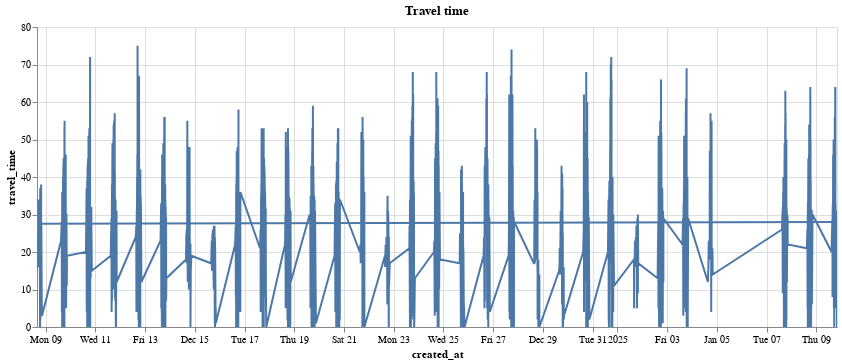

The notebook cell this image was saved under:
### Code cell
chart = (
    dfg.filter(pl.col("route_id") == "M1")
    .plot.line(x="created_at", y="travel_time")
    .properties(title="Travel time", width=800)
)
chart + chart.transform_regression("created_at", "travel_time").mark_line()

### Figure 1 — Vega-Lite specification as saved in the notebook (floating-point values rounded to 4 significant figures; data arrays with more than 128 entries replaced by an {"elided": "..."} marker saying what was removed)
{"config": {"view": {"continuousWidth": 300, "continuousHeight": 300}}, "layer": [{"mark": {"type": "line", "tooltip": true}, "encoding": {"x": {"field": "created_at", "type": "temporal"}, "y": {"field": "travel_time", "type": "quantitative"}}, "name": "view_6", "title": "Travel time"}, {"mark": {"type": "line"}, "encoding": {"x": {"field": "created_at", "type": "temporal"}, "y": {"field": "travel_time", "type": "quantitative"}}, "title": "Travel time", "transform": [{"on": "created_at", "regression": "travel_time"}]}], "data": {"name": "data-1b727d31571dd02a0e2c72f4a355cd86"}, "params": [{"name": "param_21", "select": {"type": "interval", "encodings": ["x", "y"]}, "bind": "scales", "views": ["view_6"]}], "width": 800, "$schema": "https://vega.github.io/schema/vega-lite/v5.20.1.json", "datasets": {"data-1b727d31571dd02a0e2c72f4a355cd86": {"elided": "1866 records"}}}
